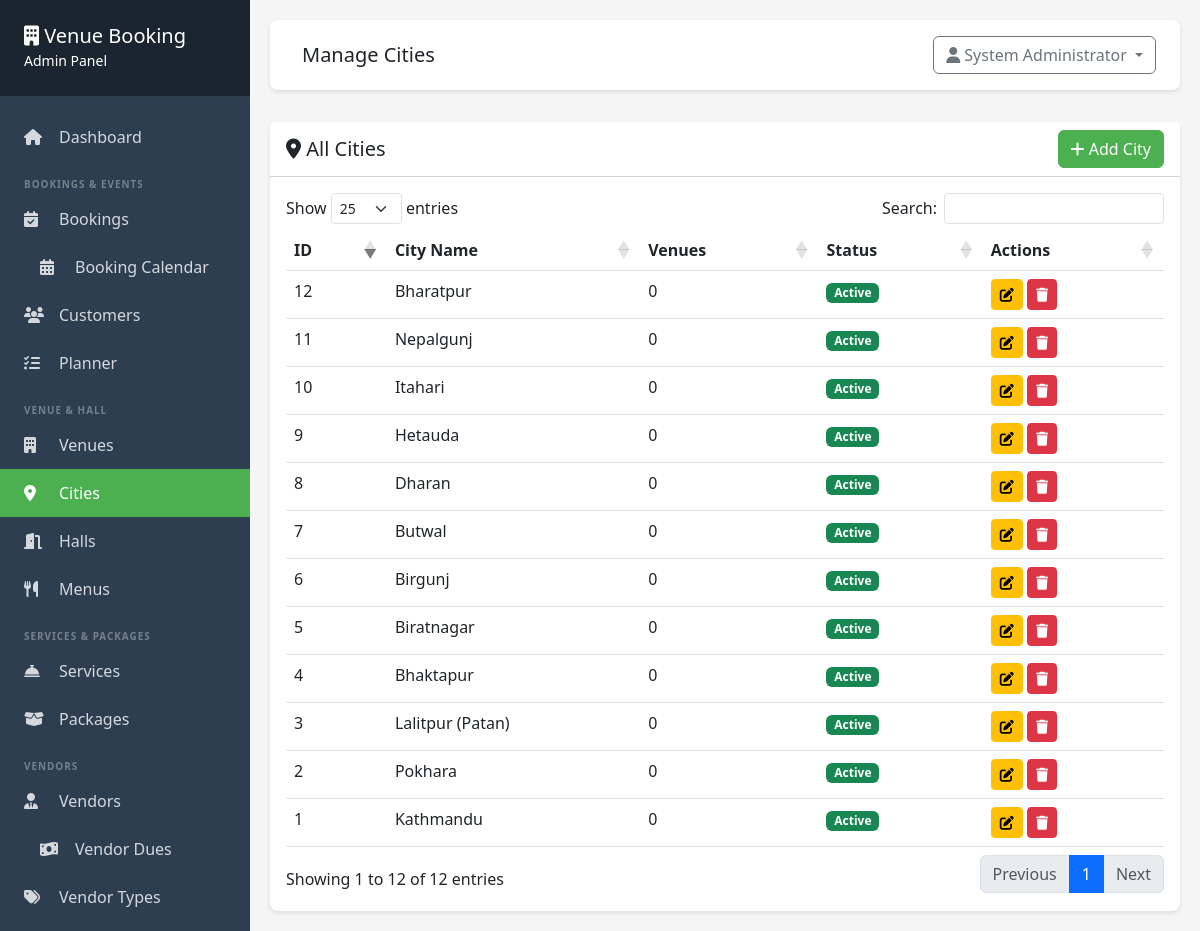
The app's page /admin/cities/index.php (signed in) with its own data.
### tables this page shows
CREATE TABLE IF NOT EXISTS cities (
    id INT PRIMARY KEY AUTO_INCREMENT,
    name VARCHAR(100) NOT NULL UNIQUE,
    status ENUM('active', 'inactive') DEFAULT 'active',
    created_at TIMESTAMP DEFAULT CURRENT_TIMESTAMP,
    updated_at TIMESTAMP DEFAULT CURRENT_TIMESTAMP ON UPDATE CURRENT_TIMESTAMP,
    INDEX idx_status (status)
);

### admin/cities/index.php (the view, shortened to what this page needs)
<?php
require_once __DIR__ . '/../includes/header.php';
$db = getDB();
$stmt = $db->query("SELECT * FROM cities ORDER BY name");
$cities = $stmt->fetchAll();
$venue_counts = [];
?>
<div class="card">
    <div class="card-header bg-white d-flex justify-content-between align-items-center">
        <h5 class="mb-0"><i class="fas fa-map-marker-alt"></i> All Cities</h5>
        <a href="add.php" class="btn btn-success"><i class="fas fa-plus"></i> Add City</a>
    </div>
    <div class="card-body">
        <div class="table-responsive">
            <table class="table table-hover datatable">
                <thead>
                    <tr>
                        <th>ID</th>
                        <th>City Name</th>
                        <th>Venues</th>
                        <th>Status</th>
                        <th>Actions</th>
                    </tr>
                </thead>
                <tbody>
                    <?php foreach ($cities as $city): ?>
                        <?php
                        $venue_count = isset($venue_counts[$city['id']]) ? $venue_counts[$city['id']] : 0;
                        ?>
                        <tr>
                            <td><?php echo $city['id']; ?></td>
                            <td><?php echo htmlspecialchars($city['name']); ?></td>
                            <td><?php echo $venue_count; ?></td>
                            <td><span class="badge bg-<?php echo $city['status'] == 'active' ? 'success' : 'secondary'; ?>"><?php echo ucfirst($city['status']); ?></span></td>
                            <td>
                                <a href="edit.php?id=<?php echo $city['id']; ?>" class="btn btn-sm btn-warning" title="Edit"><i class="fas fa-edit"></i></a>
                                <form method="POST" action="delete.php" style="display: inline;" onsubmit="return confirm('Are you sure you want to delete this city?');">
                                    <button type="submit" class="btn btn-sm btn-danger" title="Delete"><i class="fas fa-trash"></i></button>
                                </form>
                            </td>
                        </tr>
                    <?php endforeach; ?>
                </tbody>
            </table>
        </div>
    </div>
</div>
<?php require_once __DIR__ . '/../includes/footer.php'; ?>

### css/nepali-date-picker.css (style rules this page uses)
:root { --nepali-picker-font: 'Noto Sans Devanagari', 'Inter', -apple-system, BlinkMacSystemFont, "Segoe UI", Roboto, "Helvetica Neue", Arial, sans-serif; }

### admin/includes/header.php (style rules this page uses)
:root { --primary-green: #4CAF50; --dark-green: #2E7D32; }
body { background: #f5f5f5; }
.card { border: none; border-radius: 8px; box-shadow: 0 2px 4px rgba(0,0,0,0.1); }
.btn-success { background: var(--primary-green); border-color: var(--primary-green); }

### records on screen
cities: id "4", name "Bhaktapur", id "0", status "Active"
cities: id "12", name "Bharatpur", id "0", status "Active"
cities: id "5", name "Biratnagar", id "0", status "Active"
cities: id "6", name "Birgunj", id "0", status "Active"
cities: id "7", name "Butwal", id "0", status "Active"
cities: id "8", name "Dharan", id "0", status "Active"
cities: id "9", name "Hetauda", id "0", status "Active"
cities: id "10", name "Itahari", id "0", status "Active"
cities: id "1", name "Kathmandu", id "0", status "Active"
cities: id "3", name "Lalitpur (Patan)", id "0", status "Active"
cities: id "11", name "Nepalgunj", id "0", status "Active"
cities: id "2", name "Pokhara", id "0", status "Active"

### other values on screen
$page_title "Manage Cities"
$current_user['full_name'] "System Administrator"
